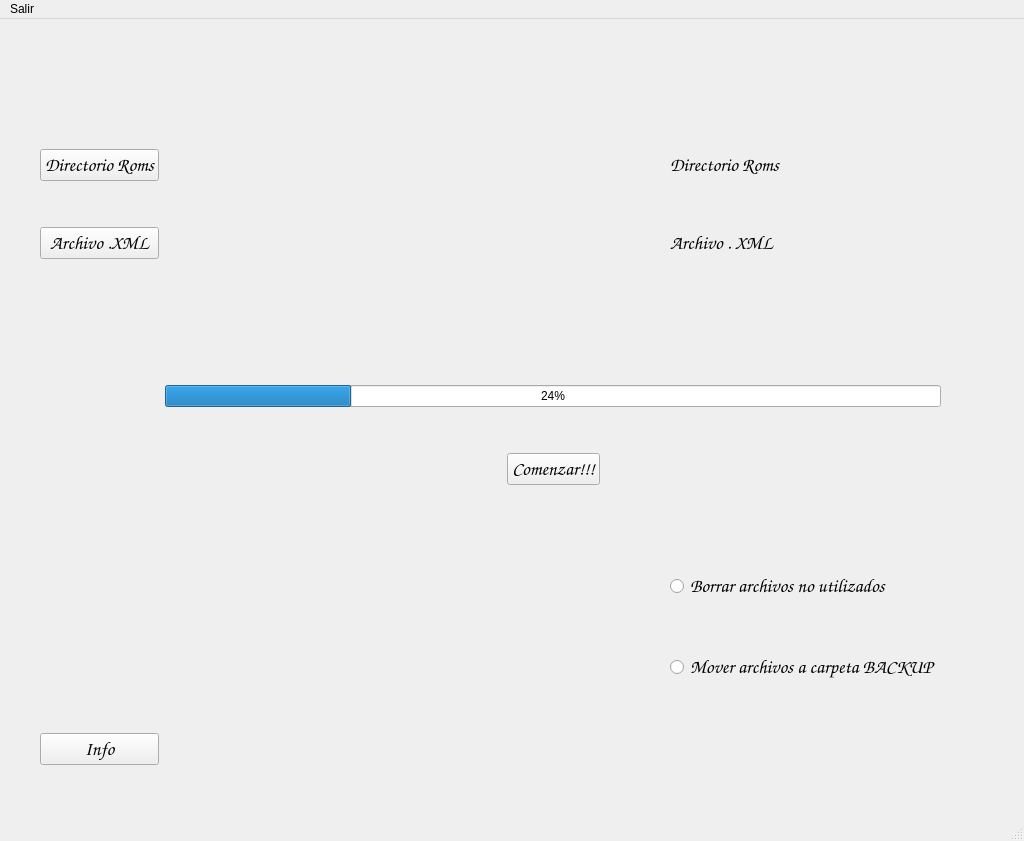
<?xml version="1.0" encoding="UTF-8"?>
<ui version="4.0">
 <class>CleanMediaInterface</class>
 <widget class="QMainWindow" name="CleanMediaInterface">
  <property name="geometry">
   <rect>
    <x>0</x>
    <y>0</y>
    <width>1024</width>
    <height>841</height>
   </rect>
  </property>
  <property name="minimumSize">
   <size>
    <width>1024</width>
    <height>768</height>
   </size>
  </property>
  <property name="windowTitle">
   <string>Clean Media V.2</string>
  </property>
  <property name="layoutDirection">
   <enum>Qt::LeftToRight</enum>
  </property>
  <widget class="QWidget" name="centralwidget">
   <widget class="QWidget" name="gridLayoutWidget">
    <property name="geometry">
     <rect>
      <x>0</x>
      <y>90</y>
      <width>981</width>
      <height>701</height>
     </rect>
    </property>
    <layout class="QGridLayout" name="gridLayout">
     <item row="4" column="6">
      <spacer name="horizontalSpacer_5">
       <property name="orientation">
        <enum>Qt::Horizontal</enum>
       </property>
       <property name="sizeType">
        <enum>QSizePolicy::Preferred</enum>
       </property>
       <property name="sizeHint" stdset="0">
        <size>
         <width>40</width>
         <height>20</height>
        </size>
       </property>
      </spacer>
     </item>
     <item row="8" column="5">
      <layout class="QVBoxLayout" name="verticalLayout"/>
     </item>
     <item row="8" column="2">
      <layout class="QHBoxLayout" name="horizontalLayout_3"/>
     </item>
     <item row="1" column="5">
      <layout class="QHBoxLayout" name="horizontalLayout">
       <item>
        <widget class="QLabel" name="LabelXML">
         <property name="font">
          <font>
           <family>Comic Sans MS</family>
           <pointsize>14</pointsize>
          </font>
         </property>
         <property name="text">
          <string>Archivo . XML</string>
         </property>
        </widget>
       </item>
      </layout>
     </item>
     <item row="8" column="1">
      <layout class="QHBoxLayout" name="horizontalLayout_2">
       <item>
        <widget class="QPushButton" name="ButtonInfo">
         <property name="font">
          <font>
           <family>Comic Sans MS</family>
           <pointsize>14</pointsize>
          </font>
         </property>
         <property name="text">
          <string>Info</string>
         </property>
        </widget>
       </item>
      </layout>
     </item>
     <item row="3" column="3">
      <spacer name="verticalSpacer_3">
       <property name="orientation">
        <enum>Qt::Vertical</enum>
       </property>
       <property name="sizeType">
        <enum>QSizePolicy::Preferred</enum>
       </property>
       <property name="sizeHint" stdset="0">
        <size>
         <width>20</width>
         <height>40</height>
        </size>
       </property>
      </spacer>
     </item>
     <item row="1" column="1">
      <widget class="QPushButton" name="ButtonXML">
       <property name="font">
        <font>
         <family>Comic Sans MS</family>
         <pointsize>14</pointsize>
        </font>
       </property>
       <property name="text">
        <string>Archivo .XML</string>
       </property>
      </widget>
     </item>
     <item row="0" column="1">
      <widget class="QPushButton" name="ButtonRom">
       <property name="font">
        <font>
         <family>Comic Sans MS</family>
         <pointsize>14</pointsize>
        </font>
       </property>
       <property name="text">
        <string>Directorio Roms</string>
       </property>
      </widget>
     </item>
     <item row="4" column="3" colspan="3">
      <layout class="QVBoxLayout" name="verticalLayout_2">
       <item>
        <spacer name="verticalSpacer_4">
         <property name="orientation">
          <enum>Qt::Vertical</enum>
         </property>
         <property name="sizeType">
          <enum>QSizePolicy::Fixed</enum>
         </property>
         <property name="sizeHint" stdset="0">
          <size>
           <width>20</width>
           <height>40</height>
          </size>
         </property>
        </spacer>
       </item>
       <item>
        <widget class="QProgressBar" name="progressBar">
         <property name="value">
          <number>24</number>
         </property>
        </widget>
       </item>
       <item>
        <spacer name="verticalSpacer_7">
         <property name="orientation">
          <enum>Qt::Vertical</enum>
         </property>
         <property name="sizeType">
          <enum>QSizePolicy::Fixed</enum>
         </property>
         <property name="sizeHint" stdset="0">
          <size>
           <width>20</width>
           <height>40</height>
          </size>
         </property>
        </spacer>
       </item>
       <item>
        <layout class="QHBoxLayout" name="horizontalLayout_4">
         <item>
          <spacer name="horizontalSpacer_3">
           <property name="orientation">
            <enum>Qt::Horizontal</enum>
           </property>
           <property name="sizeType">
            <enum>QSizePolicy::Expanding</enum>
           </property>
           <property name="sizeHint" stdset="0">
            <size>
             <width>40</width>
             <height>20</height>
            </size>
           </property>
          </spacer>
         </item>
         <item>
          <widget class="QPushButton" name="ButtonComenzar">
           <property name="font">
            <font>
             <family>Comic Sans MS</family>
             <pointsize>14</pointsize>
             <weight>75</weight>
             <bold>true</bold>
            </font>
           </property>
           <property name="text">
            <string>Comenzar!!!</string>
           </property>
          </widget>
         </item>
         <item>
          <spacer name="horizontalSpacer_4">
           <property name="orientation">
            <enum>Qt::Horizontal</enum>
           </property>
           <property name="sizeType">
            <enum>QSizePolicy::Expanding</enum>
           </property>
           <property name="sizeHint" stdset="0">
            <size>
             <width>40</width>
             <height>20</height>
            </size>
           </property>
          </spacer>
         </item>
         <item>
          <layout class="QHBoxLayout" name="horizontalLayout_5"/>
         </item>
        </layout>
       </item>
      </layout>
     </item>
     <item row="8" column="3">
      <spacer name="horizontalSpacer_2">
       <property name="orientation">
        <enum>Qt::Horizontal</enum>
       </property>
       <property name="sizeHint" stdset="0">
        <size>
         <width>40</width>
         <height>20</height>
        </size>
       </property>
      </spacer>
     </item>
     <item row="0" column="5">
      <widget class="QLabel" name="LabelROM">
       <property name="font">
        <font>
         <family>Comic Sans MS</family>
         <pointsize>14</pointsize>
        </font>
       </property>
       <property name="text">
        <string>Directorio Roms</string>
       </property>
      </widget>
     </item>
     <item row="5" column="3">
      <spacer name="verticalSpacer_5">
       <property name="orientation">
        <enum>Qt::Vertical</enum>
       </property>
       <property name="sizeType">
        <enum>QSizePolicy::Fixed</enum>
       </property>
       <property name="sizeHint" stdset="0">
        <size>
         <width>20</width>
         <height>40</height>
        </size>
       </property>
      </spacer>
     </item>
     <item row="6" column="3">
      <widget class="QLabel" name="label">
       <property name="enabled">
        <bool>true</bool>
       </property>
       <property name="font">
        <font>
         <family>Comic Sans MS</family>
         <pointsize>14</pointsize>
        </font>
       </property>
       <property name="text">
        <string/>
       </property>
      </widget>
     </item>
     <item row="0" column="0">
      <spacer name="horizontalSpacer">
       <property name="orientation">
        <enum>Qt::Horizontal</enum>
       </property>
       <property name="sizeType">
        <enum>QSizePolicy::Preferred</enum>
       </property>
       <property name="sizeHint" stdset="0">
        <size>
         <width>40</width>
         <height>20</height>
        </size>
       </property>
      </spacer>
     </item>
     <item row="7" column="3">
      <spacer name="verticalSpacer_6">
       <property name="orientation">
        <enum>Qt::Vertical</enum>
       </property>
       <property name="sizeType">
        <enum>QSizePolicy::Fixed</enum>
       </property>
       <property name="sizeHint" stdset="0">
        <size>
         <width>20</width>
         <height>40</height>
        </size>
       </property>
      </spacer>
     </item>
     <item row="6" column="5">
      <widget class="QRadioButton" name="radioButtonBorrar">
       <property name="font">
        <font>
         <family>Comic Sans MS</family>
         <pointsize>14</pointsize>
        </font>
       </property>
       <property name="text">
        <string>Borrar archivos no utilizados</string>
       </property>
      </widget>
     </item>
     <item row="7" column="5">
      <widget class="QRadioButton" name="radioButtonMover">
       <property name="font">
        <font>
         <family>Comic Sans MS</family>
         <pointsize>14</pointsize>
        </font>
       </property>
       <property name="text">
        <string>Mover archivos a carpeta BACKUP</string>
       </property>
      </widget>
     </item>
    </layout>
   </widget>
  </widget>
  <widget class="QMenuBar" name="menubar">
   <property name="geometry">
    <rect>
     <x>0</x>
     <y>0</y>
     <width>1024</width>
     <height>21</height>
    </rect>
   </property>
   <widget class="QMenu" name="menuSalir">
    <property name="title">
     <string>Salir</string>
    </property>
   </widget>
   <addaction name="menuSalir"/>
  </widget>
  <widget class="QStatusBar" name="statusbar"/>
 </widget>
 <tabstops>
  <tabstop>ButtonRom</tabstop>
  <tabstop>ButtonXML</tabstop>
  <tabstop>ButtonComenzar</tabstop>
 </tabstops>
 <resources/>
 <connections/>
</ui>
